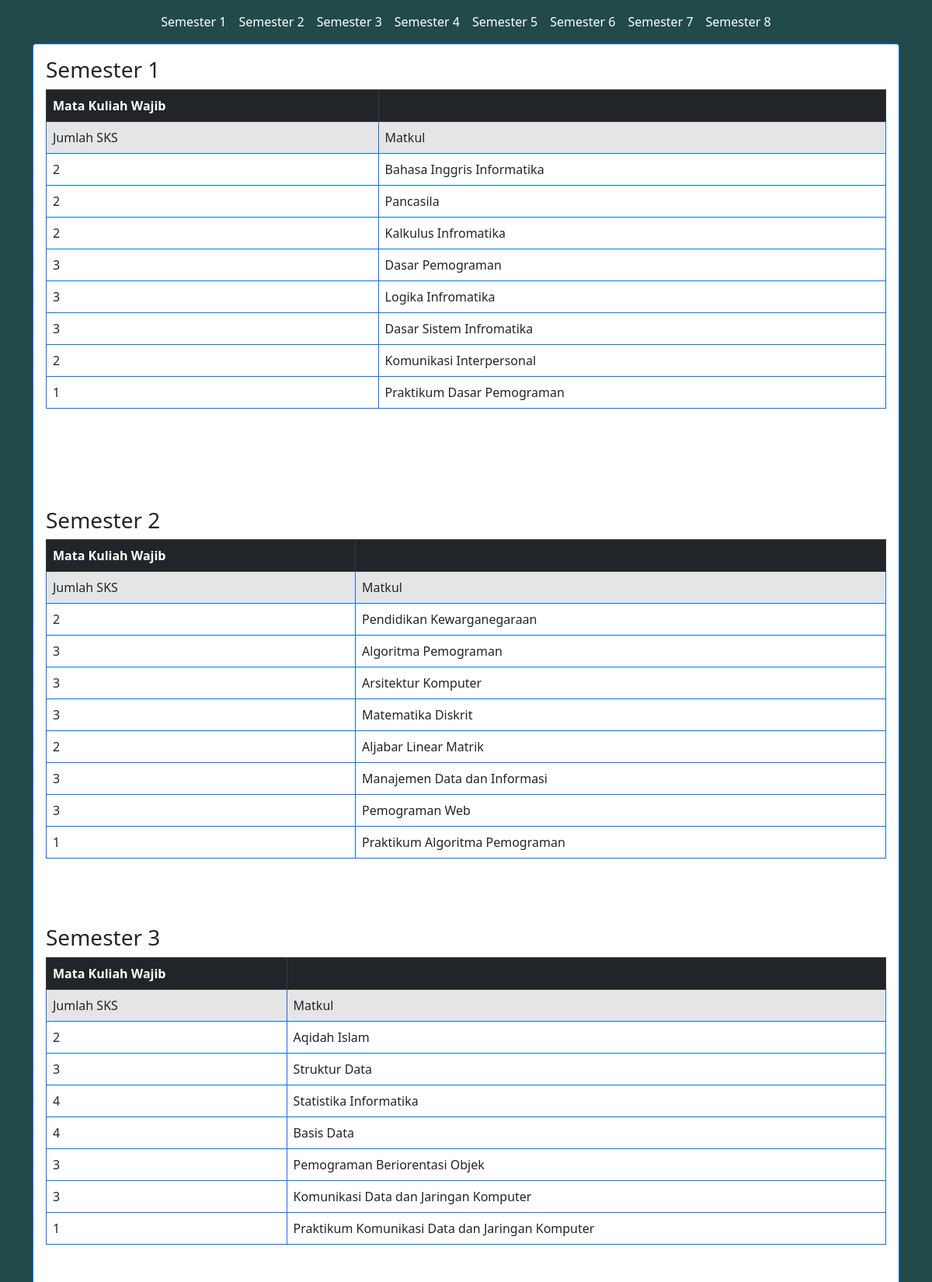
The app's page /index.php/user (upper part) with its own data.
### tables this page shows
CREATE TABLE `tbl_matkul` (
  `id_matkul` int(11) NOT NULL,
  `nama_matkul` varchar(255) DEFAULT NULL,
  `id_semester` int(11) DEFAULT NULL,
  `id_sks` int(11) DEFAULT NULL
);

CREATE TABLE `tbl_sks` (
  `id_sks` int(11) NOT NULL,
  `jumlah_sks` int(11) DEFAULT NULL
);

### application/controllers/User.php (called while the page is built, shortened)
<?php
class User extends CI_Controller
{
    public function __construct()
    {
        $this->load->model('M_sks');
    }
    public function index()
    {
        $data['judul'] = "Home";
        $aktif = array('nama_semester' => 1);
        $aktif2 = array('nama_semester' => 2);
        $aktif3 = array('nama_semester' => 3);
        $aktif4 = array('nama_semester' => 4);
        $aktif5 = array('nama_semester' => 5);
        $aktif6 = array('nama_semester' => 6);
        $pilihan6 = array('nama_semester' => 6);
        $aktif7 = array('nama_semester' => 7);
        $pilihan7 = array('nama_semester' => 7);
        $aktif8 = array('nama_semester' => 8);
        $data['sks'] = $this->M_sks->getWhereSks($aktif);
        $data['sks2'] = $this->M_sks->getWhereSks2($aktif2);
        $data['sks3'] = $this->M_sks->getWhereSks3($aktif3);
        $data['sks4'] = $this->M_sks->getWhereSks4($aktif4);
        $data['sks5'] = $this->M_sks->getWhereSks5($aktif5);
        $data['sks6'] = $this->M_sks->getWhereSks6($aktif6);
        $data['pilihan6'] = $this->M_sks->getWherePilihan6($pilihan6);
        $data['sks7'] = $this->M_sks->getWhereSks7($aktif7);
        $data['pilihan7'] = $this->M_sks->getWherePilihan7($pilihan7);
        $data['sks8'] = $this->M_sks->getWhereSks8($aktif8);
        $this->load->view('user/index', $data);
    }
}

### index.php (called while the page is built, shortened)
<?php
require_once BASEPATH.'core/CodeIgniter.php';

### application/models/M_sks.php (called while the page is built, shortened)
<?php
class M_sks extends CI_Model
{
    public function getWhereSks($aktif)
    {
        $this->db->select('*');
        $this->db->from('tbl_matkul');
        $this->db->join('tbl_semester', 'tbl_semester.id_semester = tbl_matkul.id_semester', 'left');
        $this->db->join('tbl_sks', 'tbl_sks.id_sks = tbl_matkul.id_sks', 'left');
        $this->db->where($aktif);
        return $this->db->get()->result_array();
    }
    public function getWhereSks2($aktif2)
    {
        $this->db->select('*');
        $this->db->from('tbl_matkul');
        $this->db->join('tbl_semester', 'tbl_semester.id_semester = tbl_matkul.id_semester', 'left');
        $this->db->join('tbl_sks', 'tbl_sks.id_sks = tbl_matkul.id_sks', 'left');
        $this->db->where($aktif2);
        return $this->db->get()->result_array();
    }
    public function getWhereSks3($aktif3)
    {
        $this->db->select('*');
        $this->db->from('tbl_matkul');
        $this->db->join('tbl_semester', 'tbl_semester.id_semester = tbl_matkul.id_semester', 'left');
        $this->db->join('tbl_sks', 'tbl_sks.id_sks = tbl_matkul.id_sks', 'left');
        $this->db->where($aktif3);
        return $this->db->get()->result_array();
    }
    public function getWhereSks4($aktif4)
    {
        $this->db->select('*');
        $this->db->from('tbl_matkul');
        $this->db->join('tbl_semester', 'tbl_semester.id_semester = tbl_matkul.id_semester', 'left');
        $this->db->join('tbl_sks', 'tbl_sks.id_sks = tbl_matkul.id_sks', 'left');
        $this->db->where($aktif4);
        return $this->db->get()->result_array();
    }
    public function getWhereSks5($aktif5)
    {
        $this->db->select('*');
        $this->db->from('tbl_matkul');
        $this->db->join('tbl_semester', 'tbl_semester.id_semester = tbl_matkul.id_semester', 'left');
        $this->db->join('tbl_sks', 'tbl_sks.id_sks = tbl_matkul.id_sks', 'left');
        $this->db->where($aktif5);
        return $this->db->get()->result_array();
    }
    public function getWhereSks6($aktif6)
    {
        $this->db->select('*');
        $this->db->from('tbl_matkul');
        $this->db->join('tbl_semester', 'tbl_semester.id_semester = tbl_matkul.id_semester', 'left');
        $this->db->join('tbl_sks', 'tbl_sks.id_sks = tbl_matkul.id_sks', 'left');
        $this->db->where($aktif6);
        return $this->db->get()->result_array();
    }
    public function getWherePilihan6($pilihan6)
    {
        $this->db->select('*');
        $this->db->from('tbl_pilihan');
        $this->db->join('tbl_semester', 'tbl_semester.id_semester = tbl_pilihan.id_semester', 'left');
        $this->db->join('tbl_sks', 'tbl_sks.id_sks = tbl_pilihan.id_sks', 'left');
        $this->db->where($pilihan6);
        return $this->db->get()->result_array();
    }
    public function getWhereSks7($aktif7)
    {
        $this->db->select('*');
        $this->db->from('tbl_matkul');
        $this->db->join('tbl_semester', 'tbl_semester.id_semester = tbl_matkul.id_semester', 'left');
        $this->db->join('tbl_sks', 'tbl_sks.id_sks = tbl_matkul.id_sks', 'left');
        $this->db->where($aktif7);
        return $this->db->get()->result_array();
    }
    public function getWherePilihan7($pilihan7)
    {
        $this->db->select('*');
        $this->db->from('tbl_pilihan');
        $this->db->join('tbl_semester', 'tbl_semester.id_semester = tbl_pilihan.id_semester', 'left');
        $this->db->join('tbl_sks', 'tbl_sks.id_sks = tbl_pilihan.id_sks', 'left');
        $this->db->where($pilihan7);
        return $this->db->get()->result_array();
    }
    public function getWhereSks8($aktif8)
    {
        $this->db->select('*');
        $this->db->from('tbl_matkul');
        $this->db->join('tbl_semester', 'tbl_semester.id_semester = tbl_matkul.id_semester', 'left');
        $this->db->join('tbl_sks', 'tbl_sks.id_sks = tbl_matkul.id_sks', 'left');
        $this->db->where($aktif8);
        return $this->db->get()->result_array();
    }
}

### application/views/user/index.php (the view, shortened to what this page needs)
<!doctype html>
<html lang="en">
<head>
    <link href="https://cdn.jsdelivr.net/npm/boxicons@2.0.5/css/boxicons.min.css" rel="stylesheet" />
    <link href="https://cdn.jsdelivr.net/npm/bootstrap@5.0.2/dist/css/bootstrap.min.css" rel="stylesheet">
</head>
<body style="background-color: #224a4a;">
    <nav class="navbar navbar-expand-lg navbar-dark text-center">
        <div class="container">
            <div class="collapse navbar-collapse justify-content-center" id="navbarNav">
                <ul class="navbar-nav">
                    <li class="nav-item">
                        <a class="nav-link active" aria-current="page" href="#semester1">Semester 1</a>
                    </li>
                    <li class="nav-item">
                        <a class="nav-link active" aria-current="page" href="#semester2">Semester 2</a>
                    </li>
                    <li class="nav-item">
                        <a class="nav-link active" aria-current="page" href="#semester3">Semester 3</a>
                    </li>
                    <li class="nav-item">
                        <a class="nav-link active" aria-current="page" href="#semester4">Semester 4</a>
                    </li>
                    <li class="nav-item">
                        <a class="nav-link active" aria-current="page" href="#semester5">Semester 5</a>
                    </li>
                    <li class="nav-item">
                        <a class="nav-link active" aria-current="page" href="#semester6">Semester 6</a>
                    </li>
                    <li class="nav-item">
                        <a class="nav-link active" aria-current="page" href="#semester7">Semester 7</a>
                    </li>
                    <li class="nav-item">
                        <a class="nav-link active" aria-current="page" href="#semester8">Semester 8</a>
                    </li>
                </ul>
            </div>
        </div>
    </nav>
    <div class="container">
        <div class="card border-primary">
            <div class="card-body">
                <h3 id="semester1" class="card-title">Semester 1</h3>
                <table class="table table-bordered border-primary">
                    <tr class="table-dark">
                        <th scope="col">Mata Kuliah Wajib</th>
                        <th></th>
                    </tr>
                    <td class="table-active">Jumlah SKS</td>
                    <td class="table-active">Matkul</td>
                    <?php foreach ($sks as $s) { ?>
                        <tr>
                            <td><?= $s['jumlah_sks']  ?></td>
                            <td><?= $s['nama_matkul']  ?></td>
                        </tr>
                    <?php } ?>
                </table>
                <h3 style="margin-top: 127px;" class="card-title">Semester 2</h3>
                <table class="table table-bordered border-primary">
                    <tr class="table-dark">
                        <th scope="col">Mata Kuliah Wajib</th>
                        <th></th>
                    </tr>
                    <td class="table-active">Jumlah SKS</td>
                    <td class="table-active">Matkul</td>
                    <?php foreach ($sks2 as $s) { ?>
                        <tr>
                            <td><?= $s['jumlah_sks']  ?></td>
                            <td><?= $s['nama_matkul']  ?></td>
                        </tr>
                    <?php } ?>
                </table>
                <h3 style="margin-top: 85px" class="card-title">Semester 3</h3>
                <table class="table table-bordered border-primary">
                    <tr class="table-dark">
                        <th scope="col">Mata Kuliah Wajib</th>
                        <th></th>
                    </tr>
                    <td class="table-active">Jumlah SKS</td>
                    <td class="table-active">Matkul</td>
                    <?php foreach ($sks3 as $s) { ?>
                        <tr>
                            <td><?= $s['jumlah_sks']  ?></td>
                            <td><?= $s['nama_matkul']  ?></td>
                        </tr>
                    <?php } ?>
                </table>
            </div>
        </div>
    </div>
</body>
</html>

### records on screen
tbl_matkul: id_sks.jumlah_sks "2", nama_matkul "Bahasa Inggris Informatika"
tbl_matkul: id_sks.jumlah_sks "2", nama_matkul "Pancasila"
tbl_matkul: id_sks.jumlah_sks "2", nama_matkul "Kalkulus Infromatika"
tbl_matkul: id_sks.jumlah_sks "3", nama_matkul "Dasar Pemograman"
tbl_matkul: id_sks.jumlah_sks "3", nama_matkul "Logika Infromatika"
tbl_matkul: id_sks.jumlah_sks "3", nama_matkul "Dasar Sistem Infromatika"
tbl_matkul: id_sks.jumlah_sks "2", nama_matkul "Komunikasi Interpersonal"
tbl_matkul: id_sks.jumlah_sks "1", nama_matkul "Praktikum Dasar Pemograman"
tbl_matkul: id_sks.jumlah_sks "2", nama_matkul "Pendidikan Kewarganegaraan"
tbl_matkul: id_sks.jumlah_sks "3", nama_matkul "Algoritma Pemograman"
tbl_matkul: id_sks.jumlah_sks "3", nama_matkul "Arsitektur Komputer"
tbl_matkul: id_sks.jumlah_sks "3", nama_matkul "Matematika Diskrit"
tbl_matkul: id_sks.jumlah_sks "2", nama_matkul "Aljabar Linear Matrik"
tbl_matkul: id_sks.jumlah_sks "3", nama_matkul "Manajemen Data dan Informasi"
tbl_matkul: id_sks.jumlah_sks "3", nama_matkul "Pemograman Web"
tbl_matkul: id_sks.jumlah_sks "1", nama_matkul "Praktikum Algoritma Pemograman"
tbl_matkul: id_sks.jumlah_sks "2", nama_matkul "Aqidah Islam"
tbl_matkul: id_sks.jumlah_sks "3", nama_matkul "Struktur Data"
tbl_matkul: id_sks.jumlah_sks "4", nama_matkul "Statistika Informatika"
tbl_matkul: id_sks.jumlah_sks "4", nama_matkul "Basis Data"
tbl_matkul: id_sks.jumlah_sks "3", nama_matkul "Pemograman Beriorentasi Objek"
tbl_matkul: id_sks.jumlah_sks "3", nama_matkul "Komunikasi Data dan Jaringan Komputer"
tbl_matkul: id_sks.jumlah_sks "1", nama_matkul "Praktikum Komunikasi Data dan Jaringan Komputer"
